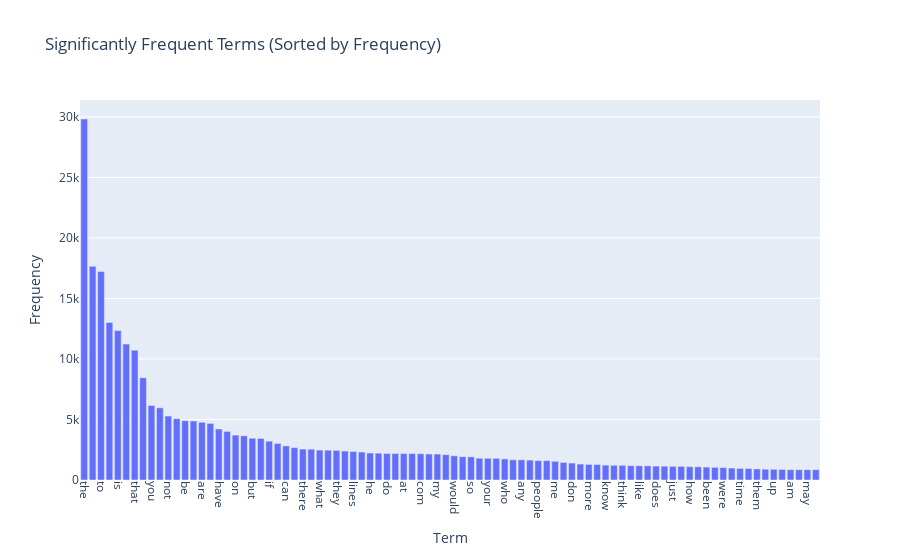

The cell this chart's notebook holds for it:
### Markdown cell above
### >>> **Exercise 14 (take home):** 
Additionally, you can attempt to sort the terms on the `x-axis` by frequency instead of in alphabetical order. This way the visualization is more meaninfgul and you will be able to observe the so called [long tail](https://en.wikipedia.org/wiki/Long_tail) (get familiar with this term since it will appear a lot in data mining and other statistics courses). see picture below

![alt txt](https://upload.wikimedia.org/wikipedia/commons/thumb/8/8a/Long_tail.svg/1000px-Long_tail.svg.png)

### Code cell
# We choose a significance threshold of z > 3 for significant terms
significant_indices = np.where(term_freq_zscores > 3)[0]
significant_terms = terms[significant_indices]
significant_freqs = term_frequencies[significant_indices]
print(f"Number of significantly frequent terms: {len(significant_terms)}")

# Sort terms by decreasing frequency
sorted_indices = np.argsort(-significant_freqs)
sorted_terms = significant_terms[sorted_indices]
sorted_freqs = significant_freqs[sorted_indices]

fig = px.bar(
    x=sorted_terms,
    y=sorted_freqs,
    labels={'x': 'Term', 'y': 'Frequency'},
    title='Significantly Frequent Terms (Sorted by Frequency)'
)
fig.update_layout(xaxis_tickangle=90)
fig.show()

### Figure 1 — Plotly figure (JSON) as saved in the notebook; plotly's stock layout.template omitted (floating-point values rounded to 4 significant figures)
{"data": [{"hovertemplate": "Term=%{x}<br>Frequency=%{y}<extra></extra>", "legendgroup": "", "marker": {"color": "#636efa", "pattern": {"shape": ""}}, "name": "", "orientation": "v", "showlegend": false, "textposition": "auto", "type": "bar", "x": ["the", "of", "to", "and", "is", "in", "that", "it", "you", "for", "not", "this", "be", "from", "are", "edu", "have", "as", "on", "with", "but", "or", "if", "was", "can", "we", "there", "by", "what", "subject", "they", "an", "lines", "one", "he", "god", "do", "organization", "at", "re", "com", "about", "my", "all", "would", "will", "so", "some", "your", "no", "who", "has", "any", "writes", "people", "which", "me", "article", "don", "his", "more", "other", "know", "when", "think", "their", "like", "university", "does", "out", "just", "only", "how", "also", "been", "than", "were", "then", "time", "because", "them", "posting", "up", "had", "am", "should", "may", "these"], "xaxis": "x", "y": [29825, 17660, 17222, 13017, 12343, 11226, 10723, 8447, 6157, 5962, 5285, 5063, 4898, 4877, 4769, 4675, 4218, 4015, 3709, 3655, 3453, 3432, 3208, 3020, 2818, 2674, 2556, 2548, 2472, 2464, 2448, 2393, 2353, 2312, 2232, 2216, 2193, 2192, 2191, 2186, 2172, 2148, 2143, 2093, 2000, 1925, 1912, 1802, 1793, 1791, 1742, 1671, 1669, 1645, 1604, 1599, 1543, 1453, 1400, 1318, 1286, 1278, 1230, 1215, 1213, 1184, 1177, 1170, 1151, 1142, 1130, 1127, 1100, 1090, 1068, 1045, 1028, 989, 959, 952, 914, 892, 885, 870, 852, 851, 850, 850], "yaxis": "y"}], "layout": {"barmode": "relative", "legend": {"tracegroupgap": 0}, "title": {"text": "Significantly Frequent Terms (Sorted by Frequency)"}, "xaxis": {"anchor": "y", "domain": [0, 1], "tickangle": 90, "title": {"text": "Term"}}, "yaxis": {"anchor": "x", "domain": [0, 1], "title": {"text": "Frequency"}}}}
